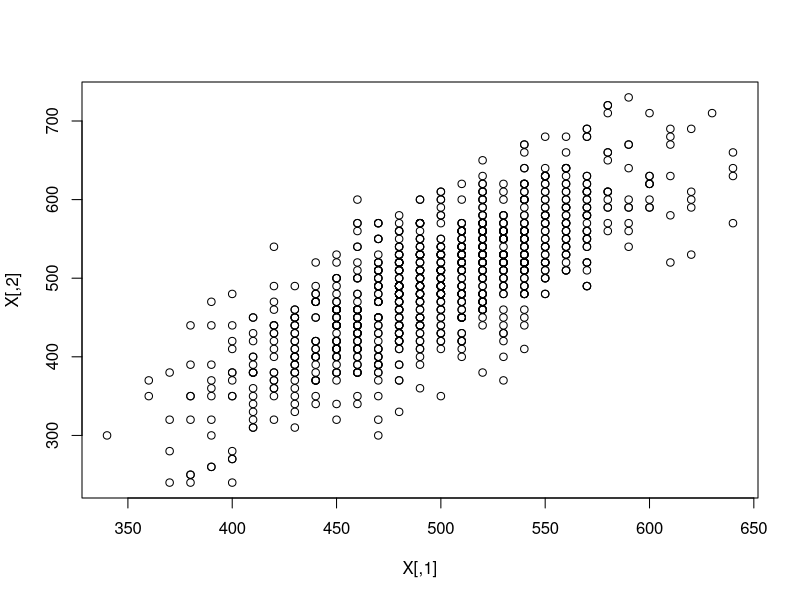
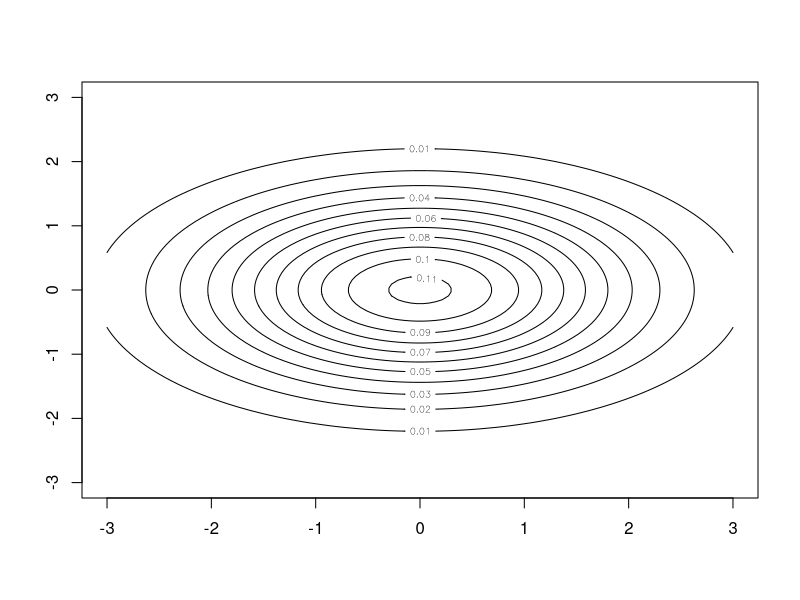
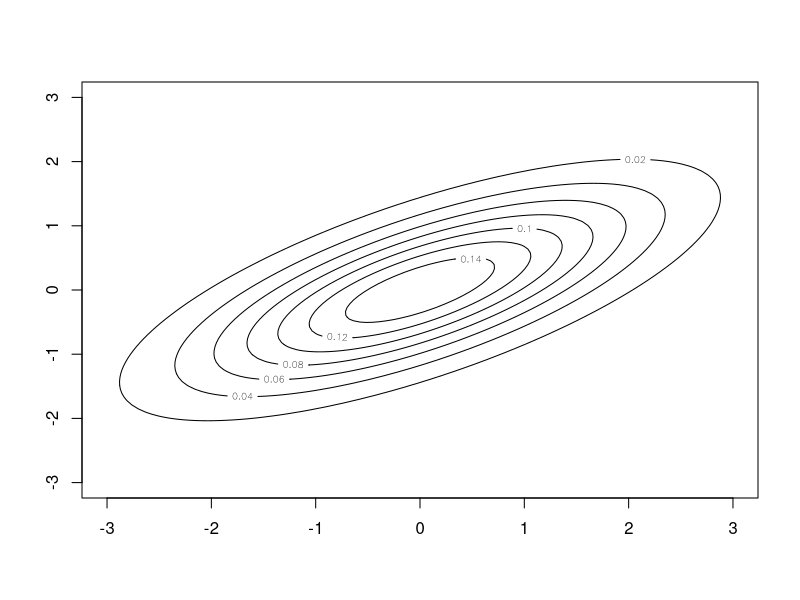
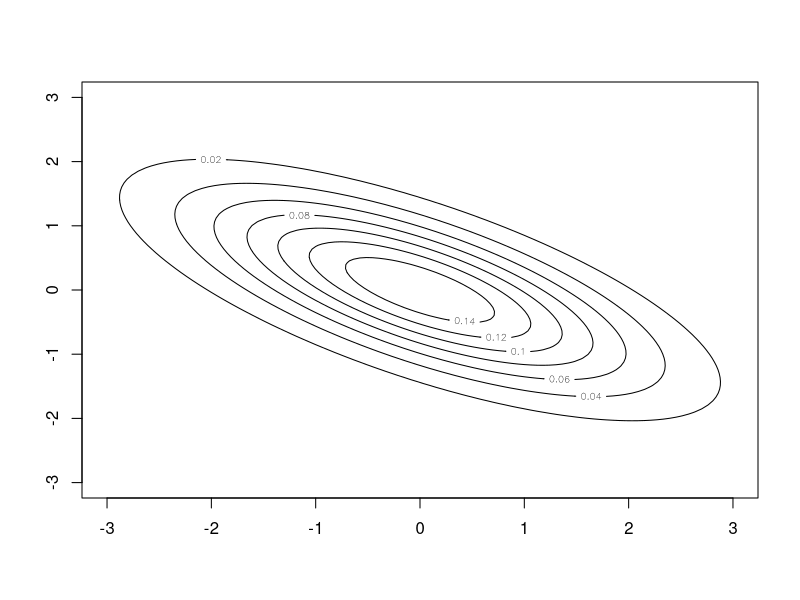

These charts were generated, in order, by the following R code:
## ---- chunk 1
if (require("mvtnorm") == FALSE){
  install.packages("mvtnorm")
}
if (require("MASS") == FALSE){
  install.packages("mvtnorm")
}
library("mvtnorm","MASS")
## ---- chunk 2
x.points <- seq(-3,3,length.out=100)
y.points <- x.points
z <- matrix(0,nrow=100,ncol=100)
mu <- c(0,0)
sigma <- matrix(c(2,0,0,1),nrow=2)
for(i in 1:100){
  for(j in 1:100){
    z[i,j] <- dmvnorm(c(x.points[i],y.points[j]),
                      mean=mu,sigma=sigma)
    }
}
png("contour_nula.png", 490, 490)
contour(x.points,y.points,z)
dev.off()
## ---- chunk 3
x.points <- seq(-3,3,length.out=100)
y.points <- x.points
z <- matrix(0,nrow=100,ncol=100)
mu <- c(0,0)
sigma <- matrix(c(2,1,1,1),nrow=2)
for(i in 1:100){
  for(j in 1:100){
    z[i,j] <- dmvnorm(c(x.points[i],y.points[j]),
                      mean=mu,sigma=sigma)
    }
}
png("contour_positiva.png", 490, 490)
contour(x.points,y.points,z)
dev.off()
## ---- chunk 4
x.points <- seq(-3,3,length.out=100)
y.points <- x.points
z <- matrix(0,nrow=100,ncol=100)
mu <- c(0,0)
sigma <- matrix(c(2,-1,-1,1),nrow=2)
for(i in 1:100){
  for(j in 1:100){
    z[i,j] <- dmvnorm(c(x.points[i],y.points[j]),
                      mean=mu,sigma=sigma)
    }
}
png("contour_negativa.png", 490, 490)
contour(x.points,y.points,z)
dev.off()
## ---- chunk 5
data01 <- read.csv(file="est46114_semana02.csv",header=TRUE)
summary(data01)
X <- cbind(data01$X1,data01$X2)
## ---- chunk 6
plot(X)
